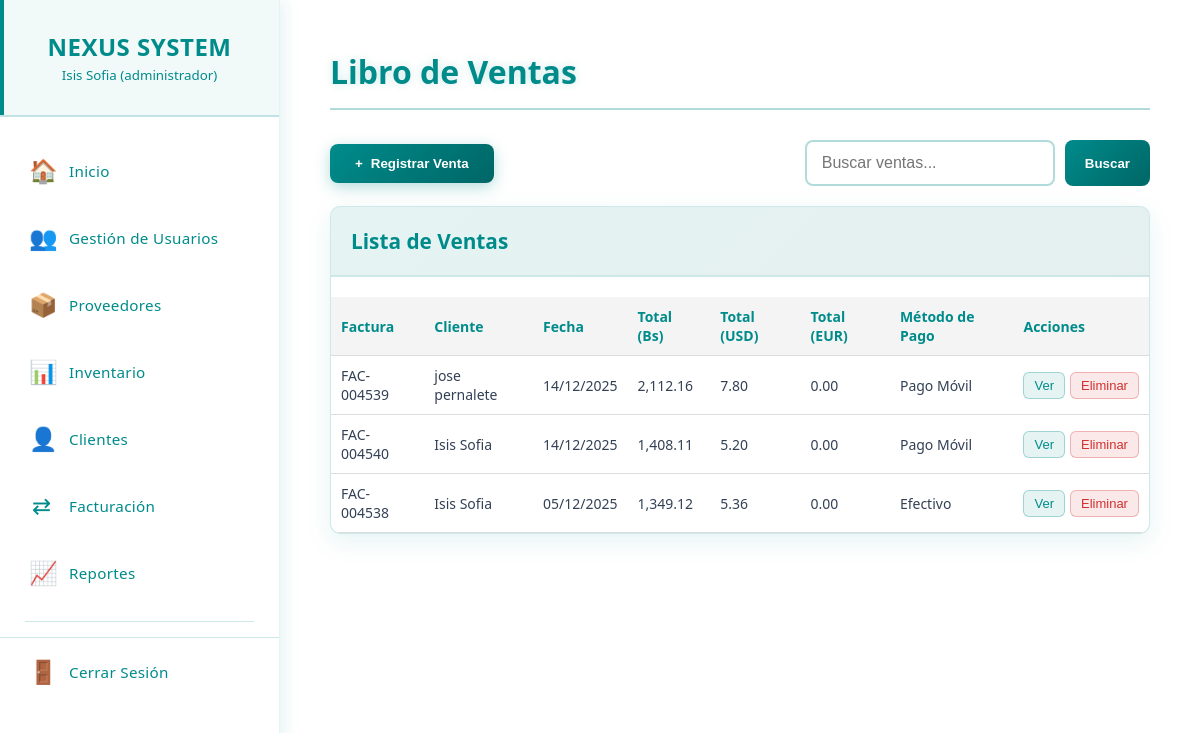
The app's page /venta.php (signed in), older data.
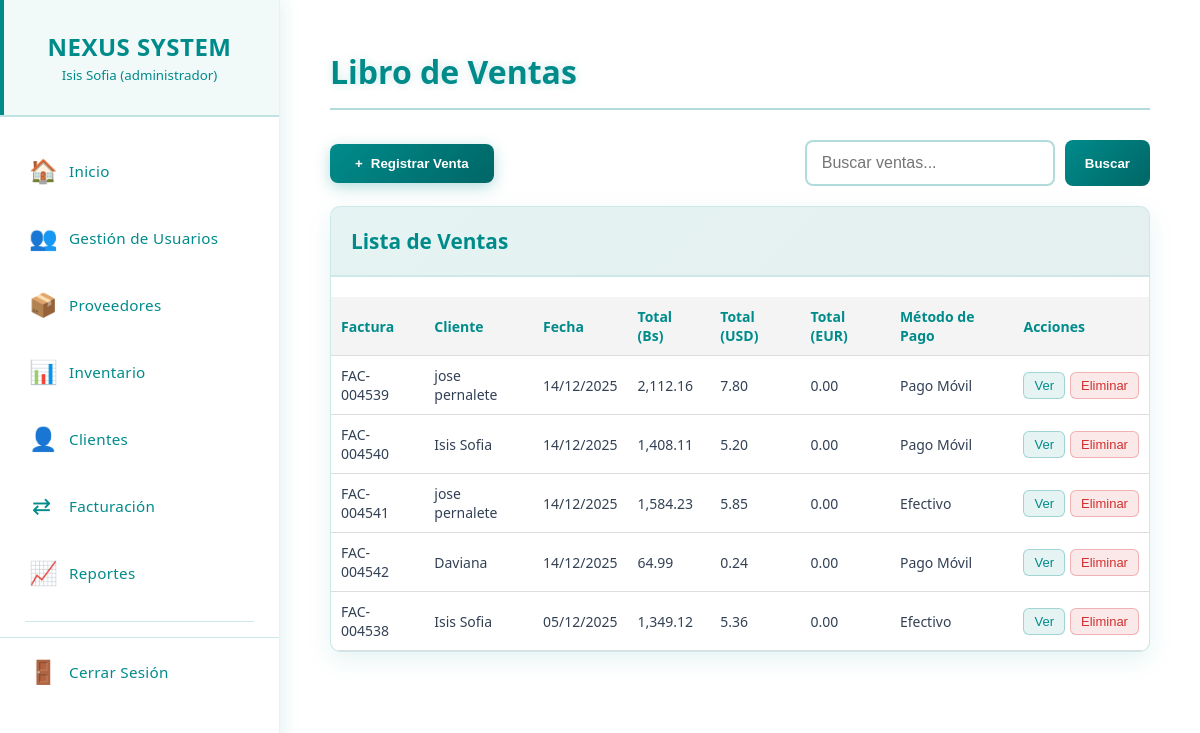
The same page, newer data.
### tables this page shows
CREATE TABLE `ventas` (
  `id_venta` int(11) NOT NULL,
  `cliente` varchar(100) DEFAULT NULL,
  `fecha` date DEFAULT NULL,
  `metodo_pago` varchar(50) DEFAULT NULL,
  `total_bs` decimal(12,2) DEFAULT 0.00,
  `id_cliente` int(11) DEFAULT NULL,
  `total_usd` decimal(12,2) DEFAULT 0.00,
  `total_eur` decimal(12,2) DEFAULT NULL,
  `tasa_usd` decimal(12,4) DEFAULT 0.0000,
  `tasa_eur` decimal(12,4) DEFAULT 0.0000,
  `nro_factura` varchar(20) DEFAULT NULL
);

### venta.php (the view, shortened to what this page needs)
<?php
require_once 'menu.php';
?>
<!DOCTYPE html>
<html lang="es">
<head>
  <link rel="stylesheet" href="css/ventas.css">
</head>
<body>
<main class="main-content">
  <div class="content-wrapper">
    <div class="page-header">
      <h1 class="page-title">Libro de Ventas</h1>
    </div>
    <div class="controls-container">
      <button class="btn-agregar" onclick="abrirModalVenta()">
        <span>+</span> Registrar Venta
      </button>
      <div class="filtros-container">
          <div class="search-container">
            <input type="text" name="busqueda" class="search-input" placeholder="Buscar ventas...">
            <button type="submit" class="btn-buscar">Buscar</button>
          </div>
      </div>
    </div>
    <div class="users-table">
  <div class="table-header">
    <h3>Lista de Ventas</h3>
  </div>
  <div class="table-container">
    <table>
      <thead>
  <tr>
    <th>Factura</th>
    <th>Cliente</th>
    <th>Fecha</th>
    <th>Total (Bs)</th>
    <th>Total (USD)</th>
    <th>Total (EUR)</th>
    <th>Método de Pago</th>
    <th>Acciones</th>
  </tr>
</thead>
<tbody>
  <?php
$sql = "SELECT * FROM ventas WHERE 1=1";
$params = [];
$sql .= " ORDER BY fecha DESC";
$stmt = $pdo->prepare($sql);
$stmt->execute($params);
  while ($venta = $stmt->fetch(PDO::FETCH_ASSOC)):
  ?>
  <tr>
  <td><?= htmlspecialchars($venta['nro_factura']) ?></td>
  <td><?= htmlspecialchars($venta['cliente']) ?></td>
  <td><?= date('d/m/Y', strtotime($venta['fecha'])) ?></td>
  <td><?= number_format($venta['total_bs'], 2) ?></td>
  <td><?= number_format($venta['total_usd'], 2) ?></td>
  <td><?= number_format($venta['total_eur'], 2) ?></td>
  <td><?= htmlspecialchars($venta['metodo_pago']) ?></td>
  <td>
    <div class="acciones-container">
      <button class="btn-action btn-editar">Ver</button>
      <button class="btn-action btn-eliminar">Eliminar</button>
    </div>
  </td>
</tr>
<?php endwhile; ?>
</tbody>
    </table>
  </div>
</div>
</div>
</div>
</body>
</html>

Row changes from the older to the newer data that the page shows:
added ventas: nro_factura "FAC-004541", cliente "jose pernalete", fecha "14/12/2025", total_bs "1,584.23", total_usd "5.85", total_eur "0.00", metodo_pago "Efectivo"
added ventas: nro_factura "FAC-004542", cliente "Daviana", fecha "14/12/2025", total_bs "64.99", total_usd "0.24", total_eur "0.00", metodo_pago "Pago Móvil"
